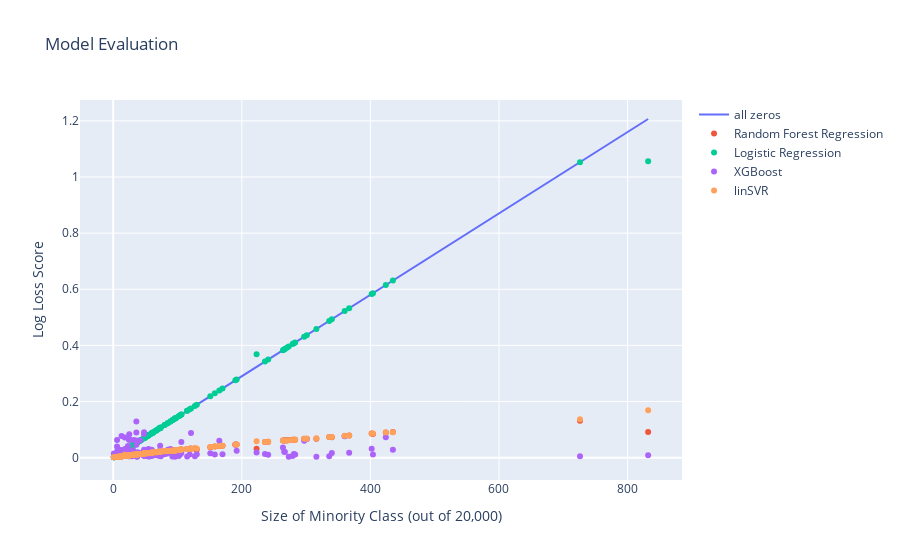

The notebook cell saved with this chart:
### Code cell
import plotly.express as px
import plotly.graph_objects as go
import plotly
import os

fig = go.Figure()

fig.add_trace(go.Scatter(
    x=zeros_target_counts,
    y=zeros_logloss_vals,
    name='all zeros',
    mode='lines',
    hovertemplate=['' for i in range(len(train_targets.columns))])
)
fig.add_trace(go.Scatter(
    x=target_counts,
    y=rand_forest_logloss_vals,
    name='Random Forest Regression',
    mode='markers',
    hovertemplate = train_targets.columns)
)
fig.add_trace(go.Scatter(
    x=target_counts,
    y=logistic_regr_logloss_vals,
    name='Logistic Regression',
    mode='markers',
    hovertemplate = train_targets.columns)
)
fig.add_trace(go.Scatter(
    x=target_counts,
    y=xgb_logloss_vals,
    name='XGBoost',
    mode='markers',
    hovertemplate = train_targets.columns)
)
fig.add_trace(go.Scatter(
    x=target_counts,
    y=linsvr_logloss_vals,
    name='linSVR',
    mode='markers',
    hovertemplate = train_targets.columns)
)
fig.update_layout(
    title='Model Evaluation',
    xaxis_title='Size of Minority Class (out of 20,000)',
    yaxis_title='Log Loss Score',
    hoverlabel_align = 'right'
)
fig.show()

if not os.path.exists("figures"):
    os.mkdir("figures")
    
the_date = datetime.datetime.now()

html_path = 'figures/Plotly_3d_' + str(the_date) + '.html'
plotly.io.write_html(fig, html_path)

### Figure 1 — Plotly figure (JSON) as saved in the notebook; plotly's stock layout.template omitted (floating-point values rounded to 4 significant figures; data arrays with more than 128 entries replaced by an {"elided": "..."} marker saying what was removed)
{"data": [{"hovertemplate": {"elided": "206 str values"}, "mode": "lines", "name": "all zeros", "type": "scatter", "x": {"elided": "206 int values"}, "y": {"elided": "206 float values"}}, {"hovertemplate": {"elided": "206 str values"}, "mode": "markers", "name": "Random Forest Regression", "type": "scatter", "x": {"elided": "206 int values"}, "y": {"elided": "206 float values"}}, {"hovertemplate": {"elided": "206 str values"}, "mode": "markers", "name": "Logistic Regression", "type": "scatter", "x": {"elided": "206 int values"}, "y": {"elided": "206 float values"}}, {"hovertemplate": {"elided": "206 str values"}, "mode": "markers", "name": "XGBoost", "type": "scatter", "x": {"elided": "206 int values"}, "y": {"elided": "204 float values"}}, {"hovertemplate": {"elided": "206 str values"}, "mode": "markers", "name": "linSVR", "type": "scatter", "x": {"elided": "206 int values"}, "y": {"elided": "206 float values"}}], "layout": {"hoverlabel": {"align": "right"}, "title": {"text": "Model Evaluation"}, "xaxis": {"title": {"text": "Size of Minority Class (out of 20,000)"}}, "yaxis": {"title": {"text": "Log Loss Score"}}}}
